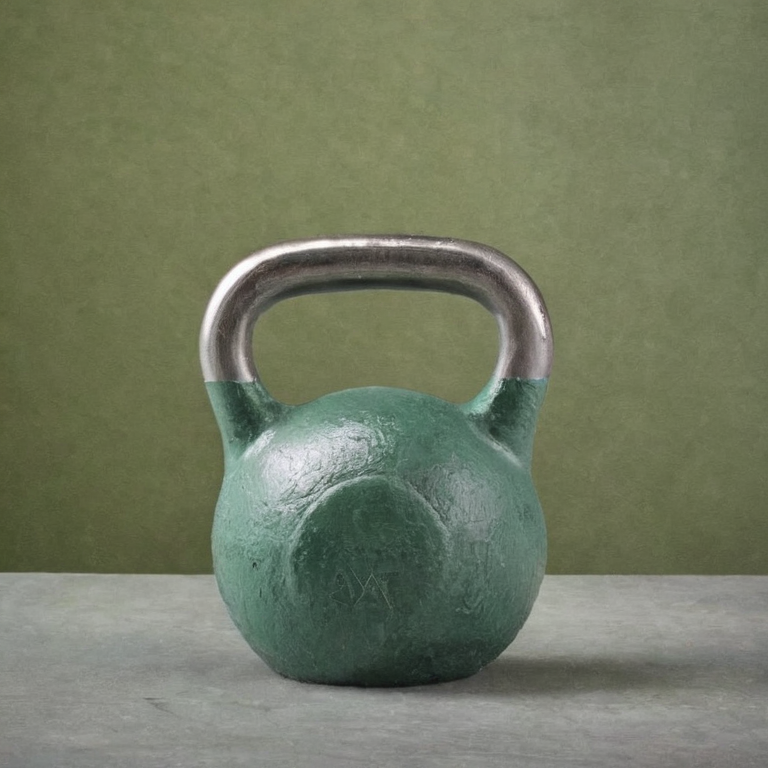
#> input picture assets/kb_raw/kb_00_0.png, 768 x 768 px; its folder holds only this picture in this run
$ python process_turntable.py
#> lines starting #> are read from the running program, lines starting #| are printed output that depends on the picture
#!/usr/bin/env python3
"""Chroma key (verde -> alpha), despill, centrado por bbox y escala uniforme para turntable."""
import os, glob
import numpy as np
from PIL import Image

RAW = "/home/dorti/clients/ai-scroll-demo/assets/kb_raw"
OUT = "/home/dorti/clients/ai-scroll-demo/assets/kb"
os.makedirs(OUT, exist_ok=True)

CANVAS = 600
TARGET_H = 520

def process(path, dst):
#> called with path = 'assets/kb_raw/kb_00_0.png'
    img = Image.open(path).convert("RGB")
#> img is the input picture: PIL image 768x768 RGB; mean R, G, B 115.4, 122, 98.8
    a = np.array(img).astype(np.int16)
    r, g, b = a[..., 0], a[..., 1], a[..., 2]
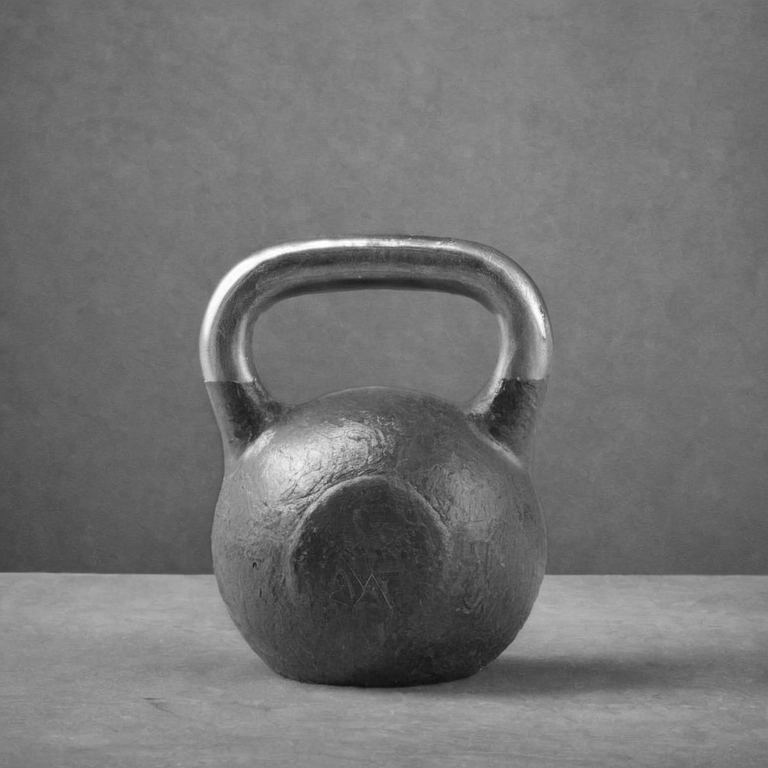
#> r: shape (768, 768) int16; min 12, max 255, mean 115.4
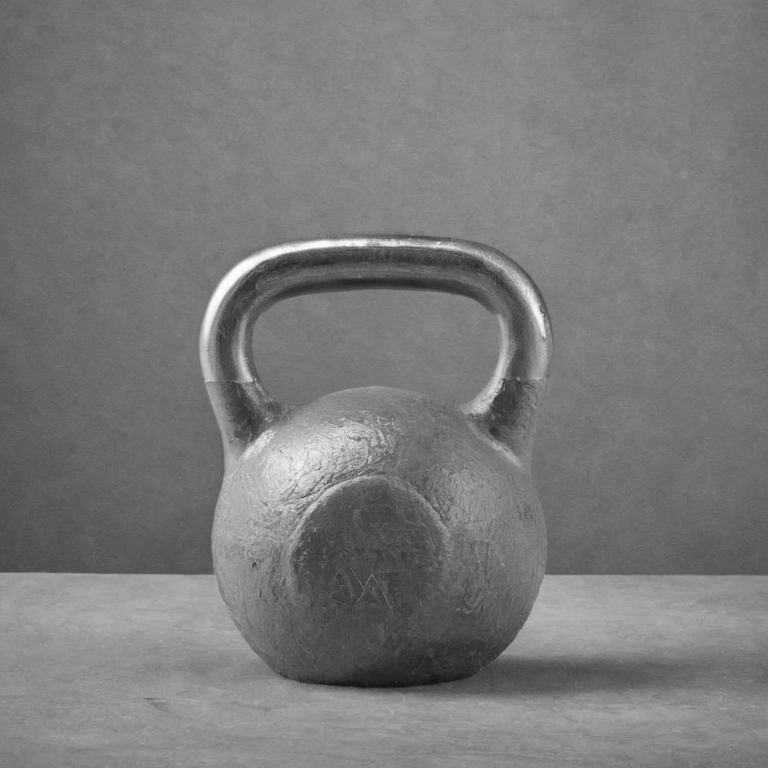
#> g: shape (768, 768) int16; min 16, max 255, mean 122
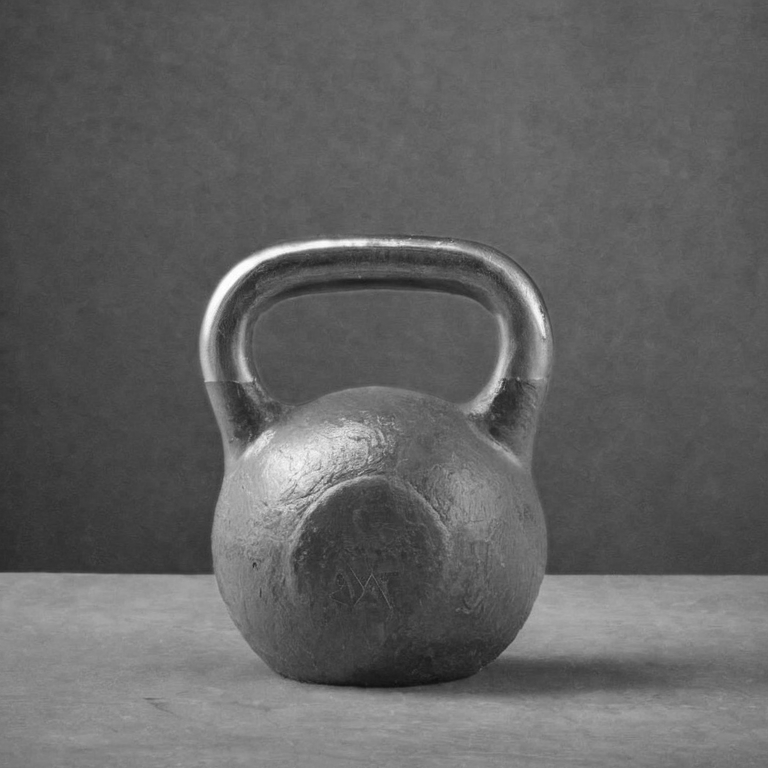
#> b: shape (768, 768) int16; min 14, max 255, mean 98.8
    # mascara verde: verde claramente dominante
    green = (g - np.maximum(r, b)) > 45
#> green: shape (768, 768) bool; every value is 0
    alpha = np.where(green, 0, 255).astype(np.uint8)
#> alpha: shape (768, 768); every value is 255
    # despill: quitar tinte verde del metal
    g2 = np.minimum(g, np.maximum(r, b))
    rgba = np.stack([r, g2, b, alpha], axis=-1).astype(np.uint8)
    out = Image.fromarray(rgba, "RGBA")
    bbox = out.getbbox()
#> bbox = (0, 0, 768, 768)
    if bbox is None:
        print(f"  SKIP {dst}: vacio")
        return False
    x0, y0, x1, y1 = bbox
#> x0 = 0; y0 = 0; x1 = 768; y1 = 768
    # margen 24px
    m = 24
    x0 = max(0, x0-m); y0 = max(0, y0-m); x1 = min(out.width, x1+m); y1 = min(out.height, y1+m)
    obj = out.crop((x0, y0, x1, y1))
    # escalar a TARGET_H manteniendo aspecto
    scale = TARGET_H / obj.height
#> scale = 0.677
    nw, nh = int(obj.width*scale), TARGET_H
#> nw = 520; nh = 520
    obj = obj.resize((nw, nh), Image.LANCZOS)
    canvas = Image.new("RGBA", (CANVAS, CANVAS), (0, 0, 0, 0))
#> canvas: PIL image 600x600 RGBA; every value is 0
    canvas.paste(obj, ((CANVAS - nw)//2, (CANVAS - nh)//2), obj)
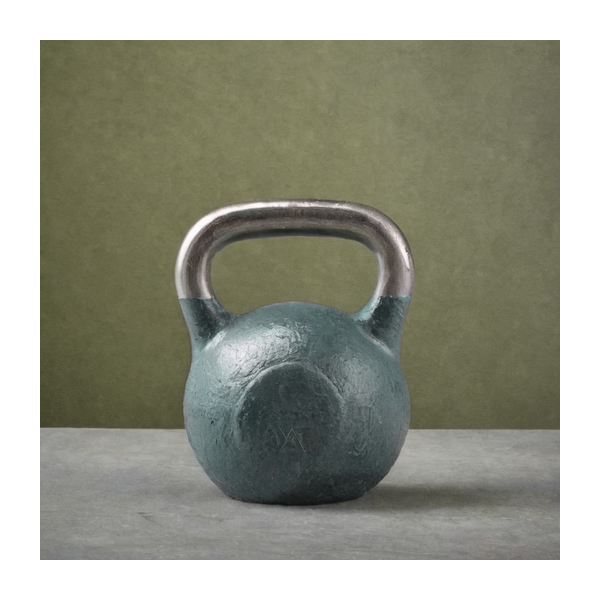
#> canvas: PIL image 600x600 RGBA; mean R, G, B, A 86.6, 87.8, 74.2, 191.5; transparent parts drawn white
    canvas.save(dst)
    print(f"  OK {os.path.basename(dst)} ({nw}x{nh})")
#|   OK kb_00.png (520x520)
    return True

files = sorted(glob.glob(os.path.join(RAW, "kb_*.png")))
print(f"{len(files)} frames raw")
ok = 0
for i, f in enumerate(files):
    dst = os.path.join(OUT, f"kb_{i:02d}.png")
    if process(f, dst):
        ok += 1
print(f"DONE {ok}/{len(files)} -> {OUT}")
